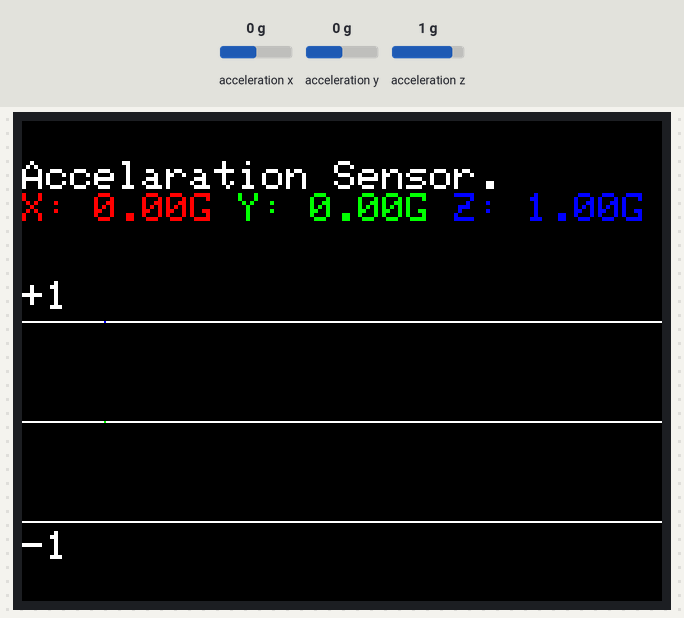
The sketch below on a simulated ESP32. Shown: 320×240 colour display. The inputs (shaded band) are chosen by the test bench; at power-on: acceleration x 0 g, acceleration y 0 g, acceleration z 1 g.

Above: at 1.4 s.
1.5 s: acceleration x set to -1.4 g
At 1.92 s:
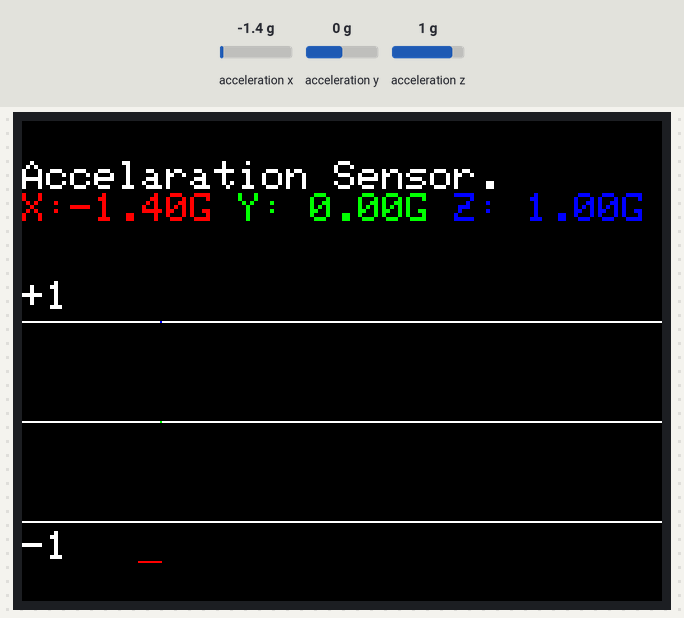
3.2 s: acceleration y set to -1.4 g
At 3.47 s:
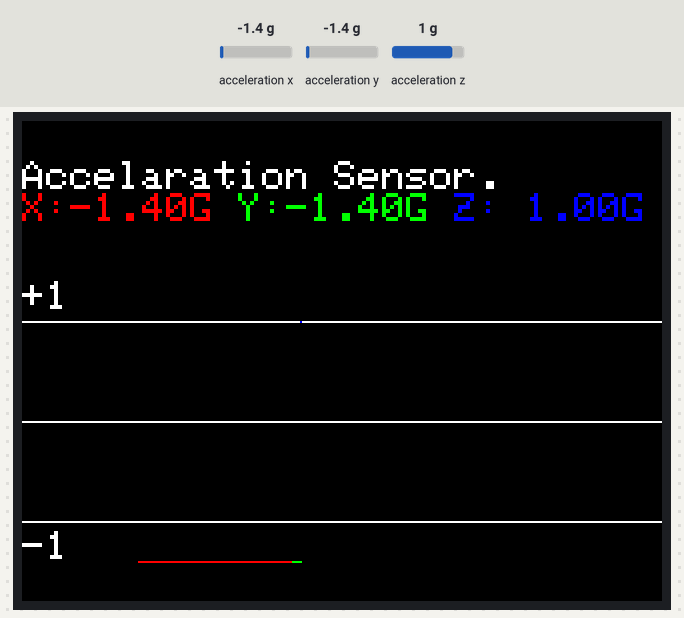
4.8 s: acceleration z set to -1.4 g
At 5.02 s:
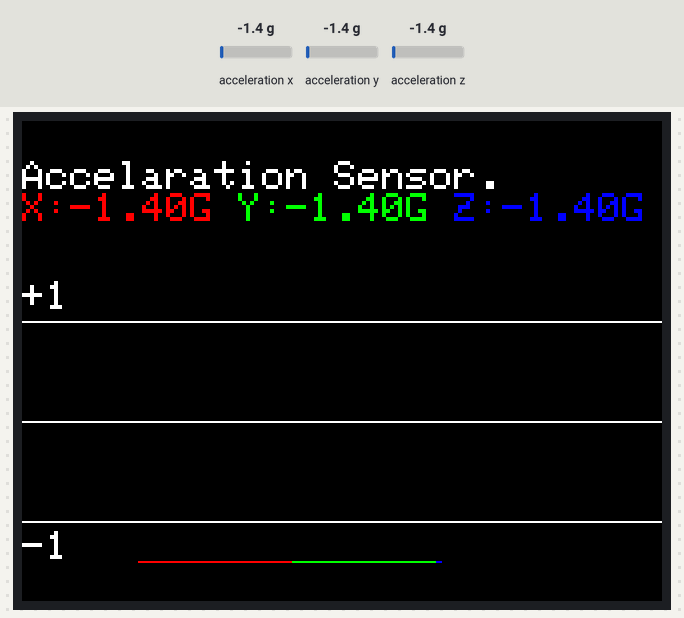
7.8 s: acceleration x set to -0.8 g
At 8.17 s:
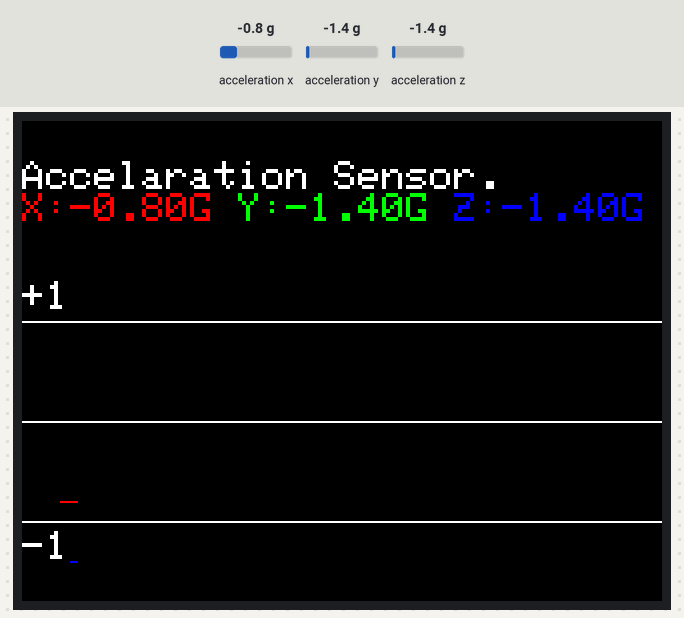
Timing chart, 0 to 10.5 s (numbered marks = the images above; inputs shaded):
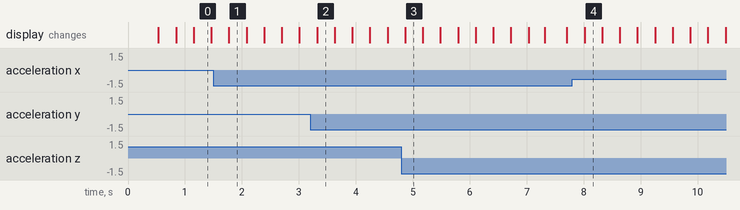

The sketch:

01_acceleration_timeline.ino
```cpp
#define M5STACK_MPU6886

#include <M5Stack.h>

int plot_x = 0;

void setup() {
  M5.begin();
  M5.Power.begin();
  M5.IMU.Init();

  M5.Lcd.fillScreen(BLACK);
  M5.Lcd.setTextSize(2);
}

void loop() {
  float acc_x = 0.0;
  float acc_y = 0.0;
  float acc_z = 0.0;
  M5.IMU.getAccelData(&acc_x, &acc_y, &acc_z);

  // LCD 表示
  // 上段のテキスト描画
  M5.Lcd.setCursor(0, 20);
  M5.Lcd.println("Accelaration Sensor.");
  M5.Lcd.setTextColor(RED, BLACK);
  M5.Lcd.printf("X:%5.2fG ", acc_x);
  M5.Lcd.setTextColor(GREEN, BLACK);
  M5.Lcd.printf("Y:%5.2fG ", acc_y);
  M5.Lcd.setTextColor(BLUE, BLACK);
  M5.Lcd.printf("Z:%5.2fG", acc_z);

  // グラフ描画
  M5.Lcd.setTextColor(WHITE, BLACK);
  M5.Lcd.drawLine(0, 100, 320, 100, WHITE);
  M5.Lcd.drawLine(0, 150, 320, 150, WHITE);
  M5.Lcd.drawLine(0, 200, 320, 200, WHITE);
  M5.Lcd.setCursor(0, 80);
  M5.Lcd.print("+1");
  M5.Lcd.setCursor(0, 205);
  M5.Lcd.print("-1");
  M5.Lcd.drawPixel(plot_x, 150 - (int)(acc_x * 50), RED);
  M5.Lcd.drawPixel(plot_x, 150 - (int)(acc_y * 50), GREEN);
  M5.Lcd.drawPixel(plot_x, 150 - (int)(acc_z * 50), BLUE);

  plot_x++;
  // グラフが一番右まで行ったら画面をリセット
  if (plot_x > 320) {
    M5.Lcd.clear(BLACK);
    plot_x = 0;
  }
  delay(1);
}
```
